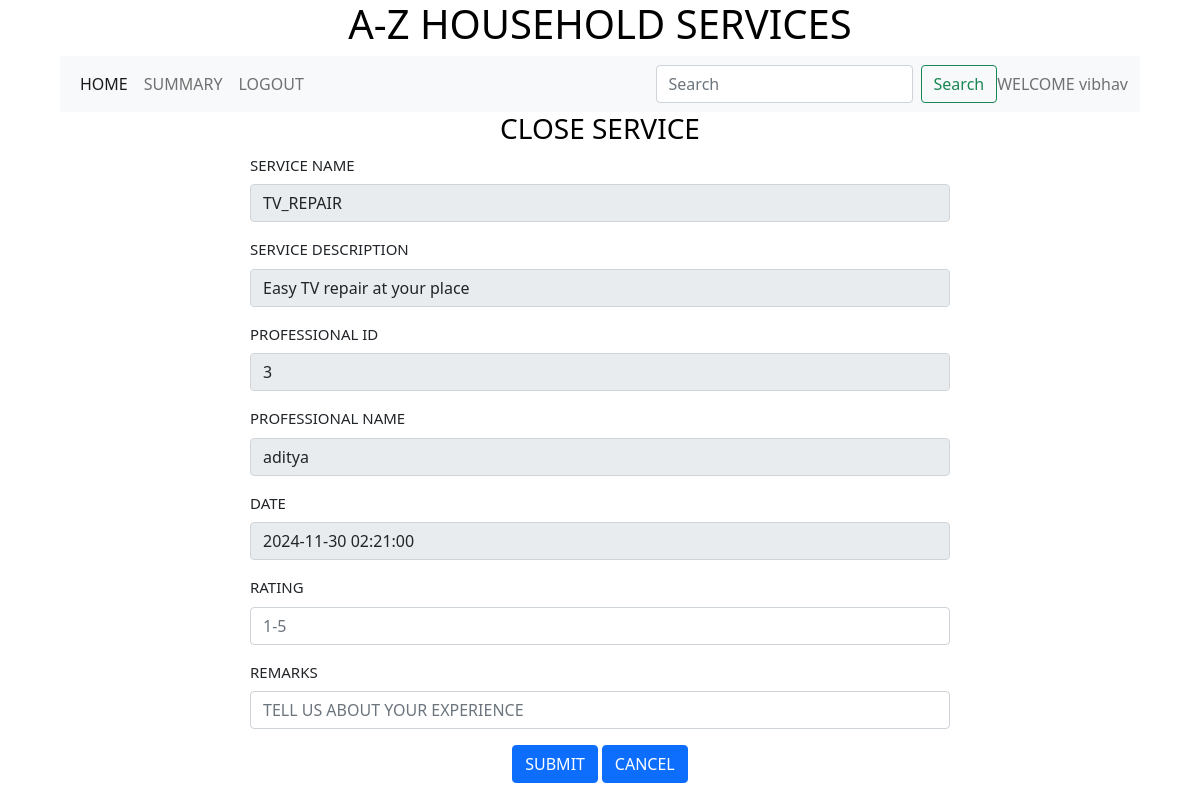
Screenshot of /close_service_request/2/2 with the database file from the repository.
### backend/models.py (models this page shows)
class Customer(db.Model):
    __tablename__ ="customer"
    id = db.Column(db.Integer,primary_key=True)
    full_name = db.Column(db.String)
    address = db.Column(db.String)
    pincode = db.Column(db.Integer)
    service_requests = db.relationship("Service_request",cascade="all,delete",backref="customer",lazy = True)

class Service(db.Model):
    __tablename__ ="service"
    id = db.Column(db.Integer,primary_key=True)
    name = db.Column(db.String)
    description = db.Column(db.String)
    base_price = db.Column(db.Float)
    time_required = db.Column(db.Integer)
    service_requests = db.relationship("Service_request",cascade="all,delete",backref="service",lazy = True)
    professionals = db.relationship("Professional",cascade="all,delete",backref="service",lazy = True)

class Professional(db.Model):
    __tablename__ ="professional"
    id = db.Column(db.Integer,primary_key=True)
    full_name = db.Column(db.String)
    experience = db.Column(db.Integer)
    address = db.Column(db.String)
    pincode = db.Column(db.Integer)
    service_requests = db.relationship("Service_request",cascade="all,delete",backref="professional",lazy = True)
    service_id = db.Column(db.Integer, db.ForeignKey("service.id"),nullable = False)

class Service_request(db.Model):
    __tablename__ ="service_request"
    id = db.Column(db.Integer,primary_key=True)
    status  = db.Column(db.String,default ="PENDING" )
    date = db.Column(db.DateTime)
    rating = db.Column(db.Integer)
    remark = db.Column(db.String)
    service_id = db.Column(db.Integer, db.ForeignKey("service.id"),nullable = False)
    customer_id = db.Column(db.Integer, db.ForeignKey("customer.id"),nullable = False)
    professtional_id = db.Column(db.Integer, db.ForeignKey("professional.id"))

### backend/controllers.py (the view, shortened to what this page needs)
@app.route("/close_service_request/<id>/<service_request_id>",methods = ["GET","POST"])
def close_service_request(id,service_request_id):
    service_request = Service_request.query.filter_by(id=service_request_id).first()
    professtional_id = service_request.professtional_id
    professional = Professional.query.filter_by(id=professtional_id).first()
    service_id = service_request.service_id
    service =Service.query.filter_by(id=service_id).first()
    customer = get_customer(id)
    return render_template("close_service_request.html",professional=professional,id=id,service_request=service_request,service=service,customer=customer,service_request_id=service_request_id)

### backend/controllers.py (called while the page is built)
def get_customer(id):
    customer = Customer.query.filter_by(id=id).first()
    return customer

### templates/close_service_request.html
{%extends "customer_layout.html"%}
{%block content%}
                <div class ="center"><h3>CLOSE SERVICE</h3></div>
                <form action ="/close_service_request/{{id}}/{{service_request_id}}" method ="POST">
                    <div class = "input_form1">
                        <div class="mb-3">
                            <label for="name" class="form-label">SERVICE NAME</label>
                            <input type="text" class="form-control" name ="name" id="name" value="{{service.name}}" readonly>
                        </div>
                        <div class="mb-3">
                            <label for="description" class="form-label">SERVICE DESCRIPTION</label>
                            <input type="text" class="form-control" name ="description" id="description" value="{{service.description}}" readonly>
                        </div>
                        <div class="mb-3">
                            <label for="professional_id" class="form-label">PROFESSIONAL ID</label>
                            <input type="number" class="form-control" name ="professional_id" id="professional_id" value="{{professional.id}}" readonly>
                        </div>
                        <div class="mb-3">
                            <label for="professional_full_name" class="form-label">PROFESSIONAL NAME</label>
                            <input type="text" class="form-control" name ="professional_full_name" id="professional_full_name" value ="{{professional.full_name}}" readonly>
                        </div>
                        <div class="mb-3">
                            <label for="service_request_date" class="form-label">DATE</label>
                            <input type="datetime" class="form-control" name ="service_request_date" id="service_request_date" value ="{{service_request.date}}" readonly>
                        </div>
                        <div class="mb-3">
                            <label for="service_rating" class="form-label">RATING</label>
                            <input type="number" class="form-control" name ="service_rating" id="service_rating" placeholder="1-5">
                        </div>
                        <div class="mb-3">
                            <label for="service_remark" class="form-label">REMARKS</label>
                            <input type="text" class="form-control" name ="service_remark" id="service_remark" placeholder="TELL US ABOUT YOUR EXPERIENCE">
                        </div>
                        <div class="mb-3">
                            <div class ="center"><button type="submit" class="btn btn-primary">SUBMIT</button>
                            <a href="/customer/{{id}}" type="button" class="btn btn-primary">CANCEL</a></div>
                        </div>
                    </div>
                </form>
{%endblock%}

### templates/customer_layout.html (shortened to what this page needs)
<!DOCTYPE html>
<html>
    <head>
        <link rel ="stylesheet" href="/static/styles/main.css">
        <link href ="https://cdn.jsdelivr.net/npm/bootstrap@5.0.2/dist/css/bootstrap.min.css" rel="stylesheet">
    </head>
    <body>
        <div class = "my_container">
            <div class ="center"><h1>A-Z HOUSEHOLD SERVICES</h1></div>
            <div class ="my_panel">
                <nav class="navbar navbar-expand-lg navbar-light bg-light">
                    <div class="container-fluid">
                      <div class="collapse navbar-collapse" id="navbarText">
                        <ul class="navbar-nav me-auto mb-2 mb-lg-0">
                          <li class="nav-item">
                            <a class="nav-link active" aria-current="page" href="/customer/{{id}}">HOME</a>
                          </li>
                          <li class="nav-item">
                            <a class="nav-link" href="/customer_summary/{{id}}">SUMMARY</a>
                          </li>
                          <li class="nav-item">
                            <a class="nav-link" href="/login">LOGOUT</a>
                          </li>
                        </ul>
                        <form class="d-flex" method ="POST" action="/search_c/{{id}}">
                          <input class="form-control me-2" type="search" placeholder="Search" aria-label="Search" name ="search_txt" id ="search_txt">
                          <button class="btn btn-outline-success" type="submit">Search</button>
                        </form>
                        <span class="navbar-text">
                          WELCOME {{customer.full_name}}
                        </span>
                      </div>
                    </div>
                </nav>
                 {%block content%}
                 {%endblock%}
            </div>
        </div>
    </body>
</html>

### static/styles/main.css (style rules this page uses)
.my_panel { width: 90%; margin: auto; height: auto; }
.input_form1 { width: 700px; height: 300px; margin: auto; margin-top: auto; padding: 20 px; border-radius: 10px; font-size: 15px; text-align: justify; }
.center { text-align: center; margin: auto; color:black }

### rows the page displays
Customer: full_name "vibhav"
Service: name "TV_REPAIR", description "Easy TV repair at your place"
Professional: professional_id "3", professional_full_name "aditya"
Service_request: service_request_date "2024-11-30 02:21:00"
